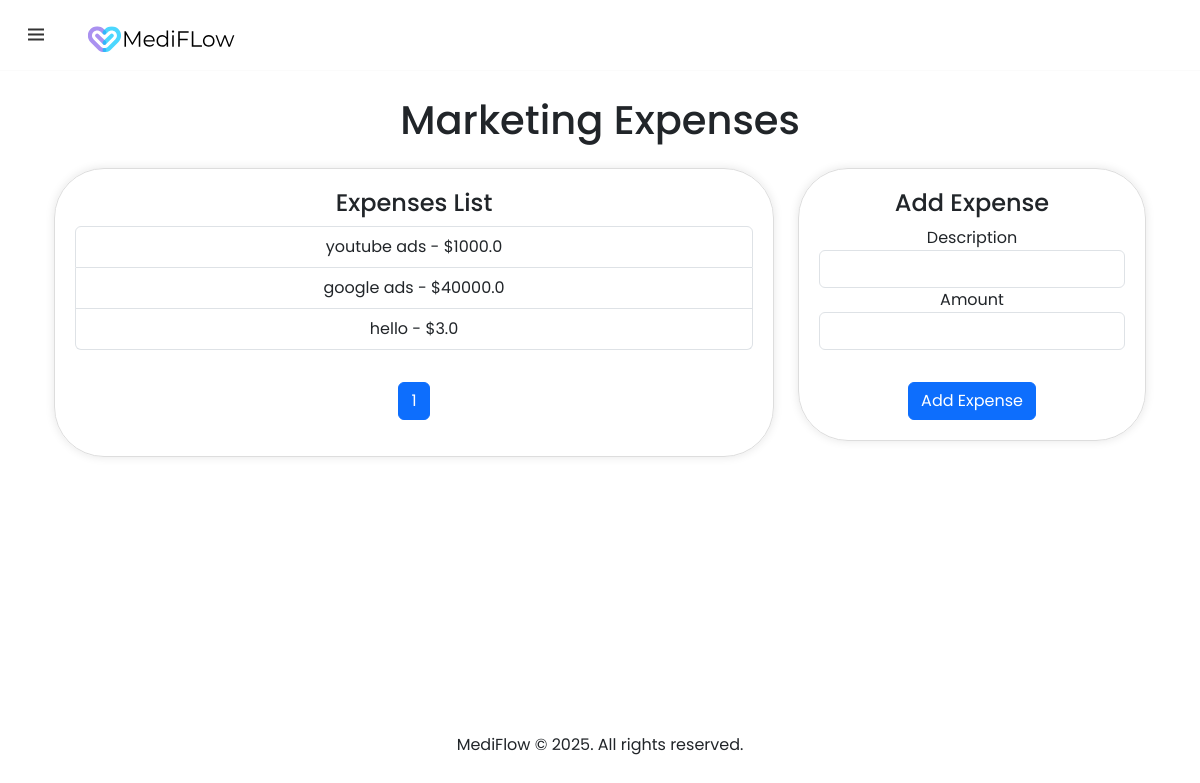
The page /expenses/marketing (signed in) on the database its author committed.
### tables this page shows
CREATE TABLE marketing(
    marketing_id INTEGER PRIMARY KEY AUTOINCREMENT NOT NULL,
    admin_id INTEGER NOT NULL,
    amount REAL NOT NULL,
    description TEXT, date DATE,
    FOREIGN KEY (admin_id) REFERENCES admins(id)
);

### app.py (the view, shortened to what this page needs)
@app.route("/expenses/marketing", methods=["GET", "POST"])
@login_required
def marketing():
    user_type = session.get("user_type")
    if user_type != "admin":
        return render_template("404.html"), 404
    if request.method == "GET":
        db = get_db()
        admin_id = session.get("user_id")
        page = request.args.get('page', 1, type=int)
        per_page = 10  # Number of marketing expenses per page
        offset = (page - 1) * per_page
        marketings = db.execute("""
            SELECT description, amount
            FROM marketing
            WHERE admin_id = ?
            LIMIT ? OFFSET ?
        """, (admin_id, per_page, offset)).fetchall()
        total_marketing = db.execute("""
            SELECT COUNT(*) FROM marketing WHERE admin_id = ?
        """, (admin_id,)).fetchone()[0]
        total_pages = (total_marketing + per_page - 1) // per_page
        return render_template("marketing.html", marketings=marketings, page=page, total_pages=total_pages)

### app.py (called while the page is built)
def get_db():
    db = getattr(g, '_database', None)
    if db is None:
        db = g._database = sqlite3.connect(DATABASE)
    return db.cursor()

@app.teardown_appcontext
def close_connection(exception):
    db = getattr(g, '_database', None)
    if db is not None:
        db.close()

@app.after_request
def after_request(response):
    response.headers["Cache-Control"] = "no-cache, no-store, must-revalidate"
    response.headers["Expires"] = 0
    response.headers["Pragma"] = "no-cache"
    return response

### helpers.py (called while the page is built)
def login_required(f):
    @wraps(f)
    def decorated_function(*args, **kwargs):
        if session.get("user_id") is None:
            return redirect("/login")
        return f(*args, **kwargs)
    return decorated_function

### templates/marketing.html (shortened to what this page needs)
{% extends "layout.html" %}
{% block main %}
<head>
    <link href="https://cdn.jsdelivr.net/npm/bootstrap@5.3.3/dist/css/bootstrap.min.css" rel="stylesheet">
  </head>
<div class="container my-5">
  <h1 class="text-center mb-4">Marketing Expenses</h1>
  <div class="row">
    <div class="col-md-8">
      <div class="expense-card">
        <h4>Expenses List</h4>
        <ul id="expensesList" class="list-group">
          {% for marketing in marketings %}
          <li class="list-group-item">{{ marketing[0] }} - ${{ marketing[1] }}</li>
          {% endfor %}
        </ul>
        <div style=" margin-top:2rem; display:flex;align-content: stretch;flex-direction: row;justify-content: center;">
          <ul class="pagination">
            {% for num in range(1, total_pages + 1) %}
            <li class="page-item {% if num == page %}active{% endif %}">
              <a class="page-link" href="?page={{ num }}">{{ num }}</a>
            </li>
            {% endfor %}
          </ul>
        </div>
      </div>
    </div>
    <div class="col-md-4">
      <div class="expense-card">
        <h4>Add Expense</h4>
        <form id="expenseForm" action="/expenses/marketing" method="POST">
          <div class="form-group">
            <label for="expenseDescription">Description</label>
            <input type="text" class="form-control" id="expenseDescription" name="description" autocomplete="off" required>
          </div>
          <div class="form-group">
            <label for="expenseAmount">Amount</label>
            <input type="number" class="form-control" id="expenseAmount" name="amount" required>
          </div>
          <button type="submit" style="margin-top:2rem;" class="btn btn-primary">Add Expense</button>
        </form>
      </div>
    </div>
  </div>
</div>
{% endblock %}

### static/style.css (style rules this page uses)
* { margin: 0; padding: 0; box-sizing: border-box; font-family: 'Poppins', sans-serif; }
::placeholder { font-weight: 500; color: #222; }
a { text-decoration: none; }
body { height: 100%; margin: 0; background-repeat: no-repeat; background-attachment: fixed; background-color: #fcfcfc; }

### templates/marketing.html (style rules this page uses)
.expense-card { border: 1px solid #ddd; border-radius: 50px; padding: 20px; margin-bottom: 20px; box-shadow: 0 0 10px rgba(0, 0, 0, 0.1); }

### rows shown on the page
marketing: description "youtube ads", amount "1000.0"
marketing: description "google ads", amount "40000.0"
marketing: description "hello", amount "3.0"

### other values the page prints
{{ num }} "1"
